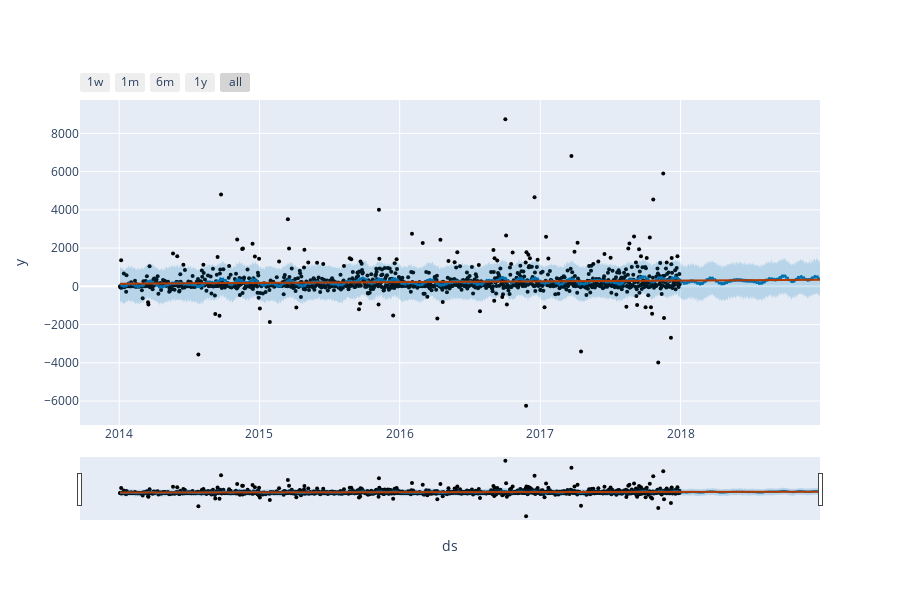

Source (notebook cell):
### Code cell
fig12=plot_plotly(m, forecast, trend=True)
fig12.update_layout(autosize=True, width=None)

### Figure 1 — Plotly figure (JSON) as saved in the notebook; plotly's stock layout.template omitted (floating-point values rounded to 4 significant figures; data arrays with more than 128 entries replaced by an {"elided": "..."} marker saying what was removed)
{"data": [{"marker": {"color": "black", "size": 4}, "mode": "markers", "name": "Actual", "type": "scatter", "x": {"elided": "1237 str values"}, "y": {"elided": "1237 float values"}}, {"hoverinfo": "skip", "line": {"width": 0}, "mode": "lines", "type": "scatter", "x": {"elided": "1602 str values"}, "y": {"elided": "1602 float values"}}, {"fill": "tonexty", "fillcolor": "rgba(0, 114, 178, 0.2)", "line": {"color": "#0072B2", "width": 2}, "mode": "lines", "name": "Predicted", "type": "scatter", "x": {"elided": "1602 str values"}, "y": {"elided": "1602 float values"}}, {"fill": "tonexty", "fillcolor": "rgba(0, 114, 178, 0.2)", "hoverinfo": "skip", "line": {"width": 0}, "mode": "lines", "type": "scatter", "x": {"elided": "1602 str values"}, "y": {"elided": "1602 float values"}}, {"line": {"color": "#B23B00", "width": 2}, "mode": "lines", "name": "Trend", "type": "scatter", "x": {"elided": "1602 str values"}, "y": {"elided": "1602 float values"}}], "layout": {"autosize": true, "height": 600, "showlegend": false, "xaxis": {"rangeselector": {"buttons": [{"count": 7, "label": "1w", "step": "day", "stepmode": "backward"}, {"count": 1, "label": "1m", "step": "month", "stepmode": "backward"}, {"count": 6, "label": "6m", "step": "month", "stepmode": "backward"}, {"count": 1, "label": "1y", "step": "year", "stepmode": "backward"}, {"step": "all"}]}, "rangeslider": {"visible": true}, "title": {"text": "ds"}, "type": "date"}, "yaxis": {"title": {"text": "y"}}}}
